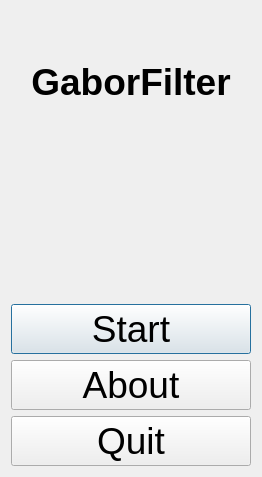
<?xml version="1.0" encoding="UTF-8"?>
<ui version="4.0">
 <class>QtToolGaborFilterMenuDialog</class>
 <widget class="QDialog" name="QtToolGaborFilterMenuDialog">
  <property name="geometry">
   <rect>
    <x>0</x>
    <y>0</y>
    <width>262</width>
    <height>477</height>
   </rect>
  </property>
  <property name="font">
   <font>
    <pointsize>28</pointsize>
   </font>
  </property>
  <property name="windowTitle">
   <string>GaborFilter</string>
  </property>
  <property name="windowIcon">
   <iconset resource="GaborFilter.qrc">
    <normaloff>:/images/R.png</normaloff>:/images/R.png</iconset>
  </property>
  <layout class="QVBoxLayout" name="verticalLayout">
   <item>
    <widget class="QLabel" name="label_title">
     <property name="font">
      <font>
       <pointsize>28</pointsize>
       <weight>75</weight>
       <bold>true</bold>
      </font>
     </property>
     <property name="text">
      <string>GaborFilter</string>
     </property>
     <property name="alignment">
      <set>Qt::AlignCenter</set>
     </property>
    </widget>
   </item>
   <item>
    <widget class="QLabel" name="image_gabor">
     <property name="text">
      <string/>
     </property>
     <property name="pixmap">
      <pixmap resource="GaborFilter.qrc">:/images/GaborFilter.png</pixmap>
     </property>
     <property name="alignment">
      <set>Qt::AlignCenter</set>
     </property>
    </widget>
   </item>
   <item>
    <widget class="QPushButton" name="button_start">
     <property name="text">
      <string>Start</string>
     </property>
    </widget>
   </item>
   <item>
    <widget class="QPushButton" name="button_about">
     <property name="text">
      <string>About</string>
     </property>
    </widget>
   </item>
   <item>
    <widget class="QPushButton" name="button_quit">
     <property name="text">
      <string>Quit</string>
     </property>
    </widget>
   </item>
  </layout>
 </widget>
 <layoutdefault spacing="6" margin="11"/>
 <resources>
  <include location="GaborFilter.qrc"/>
 </resources>
 <connections/>
</ui>
